Frame 1 (no input): blank canvas, image omitted
Frame 60 (no input): blank canvas, image omitted
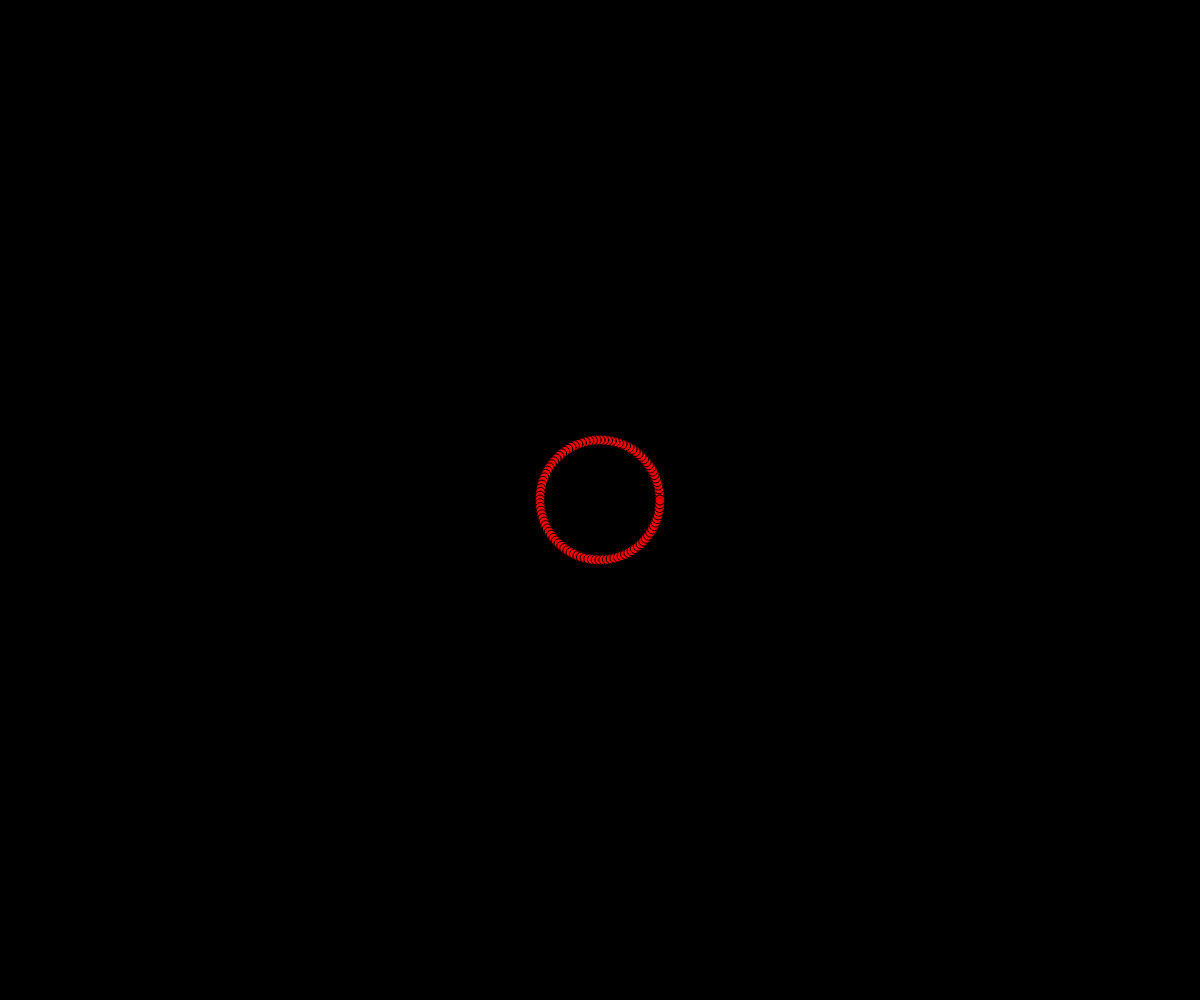
Frame 120 (the mouse pressed at the canvas centre since frame 60)

The p5.js sketch whose frames 1 and 60 were blank and that drew this single picture after the mouse press (run headless with seeded random() and noise() and a simulated clock; from frame 60 on, the mouse is pressed at the canvas centre):

// p5.js sketch
// ── sketch.js

let fireworks = [];


function setup() {
  createCanvas(windowWidth, windowHeight);
}

function draw() {
  background(0);

  for (let i=fireworks.length-1; i>=0; i--) {
    if (fireworks[i].isDead()) {
      //remove it from the array
      fireworks.splice(i, 1);
    }
    else {
      fireworks[i].update();
      fireworks[i].display(); 
    }
  }
}
function mousePressed() {
  angleMode(DEGREES);
  let numOfFireworks = 100;
  for (let i=0; i<numOfFireworks; i++) {
    //let scalar = random(1,3);
    let dx = cos(i*360/numOfFireworks);// * scalar;
    let dy = sin(i*360/numOfFireworks);// * scalar;
    let someParticle = new Particle(mouseX, mouseY, dx ,dy) ;
    fireworks.push(someParticle);
  }
}


class Particle {
  constructor(x, y, dx, dy) {
    this.x = x;
    this.y = y;
    this.size = 10;
    this.dx = dx;
    this.dy = dy;
    this.alpha = 255;
    this.color = color(255, 0, 0, this.alpha);

  }
  display() {
    this.color = color(255, 0, 0, this.alpha);
    fill(this.color);
    circle(this.x, this.y, this.size);
  }
  update() {
    this.x += this.dx;
    this.y += this.dy;


    this.alpha--;
  }

  isDead() {
    return this.alpha <= 0;
  }
}
